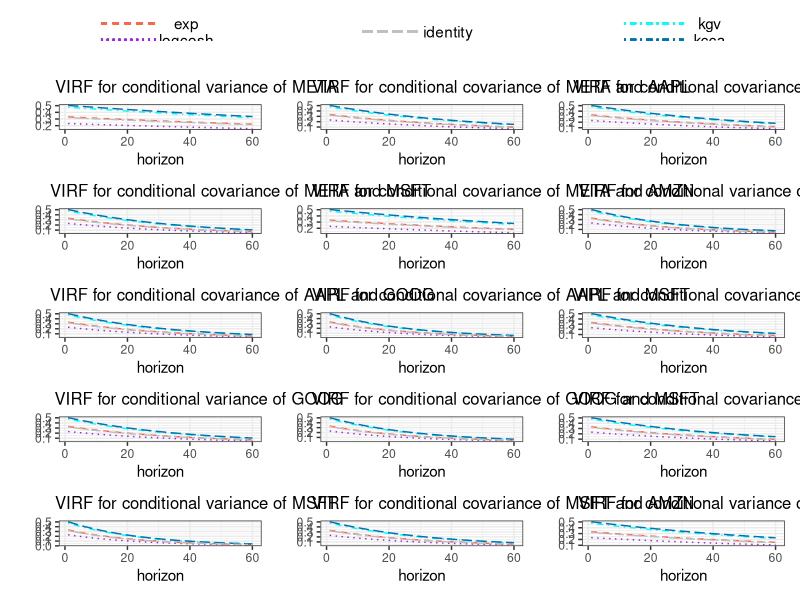
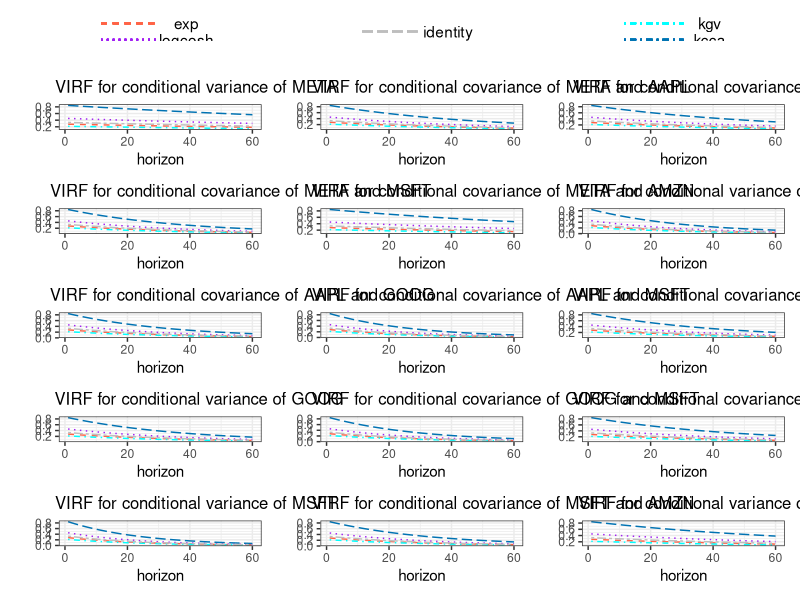

Reproduce these figures in R, in order.
## ---- chunk 1
knitr::opts_chunk$set(echo = FALSE, cache = FALSE, comment = "", include = TRUE, warning = FALSE, message = FALSE, fig.align="center")

setwd("E:/DOCUMENTS/CIVILE/BELGIQUE/MASTER_UCL/LSBA_2021/DATS2M/DATA_SCIENCE/BLOC_2_Bis/LDATS2840_MEMOIRE_DATA_SCIENCE/PROGRAMMING/R_thesis/plotting")

require(knitr)
require(ggplot2)
require(patchwork)
## ---- chunk 2

mydata_virf <- read.csv("mydata_virf.csv", row.names = 1)

thedata <- read.csv("thedata.csv", row.names = 1)

thedataAAPL <- read.csv("thedataAAPL.csv", row.names = 1)

thedataAMZN <- read.csv("thedataAMZN.csv", row.names = 1)

thedataGOOG <- read.csv("thedataGOOG.csv", row.names = 1)

thedataMSFT <- read.csv("thedataMSFT.csv", row.names = 1)


mycolnames <- c("VIRF for conditional variance of META", 
                "VIRF for conditional covariance of META and AAPL",
                "VIRF for conditional covariance of META and GOOG",
                "VIRF for conditional covariance of META and MSFT",
                "VIRF for conditional covariance of META and AMZN",
                "VIRF for conditional variance of AAPL",
                "VIRF for conditional covariance of AAPL and GOOG",
                "VIRF for conditional covariance of AAPL and MSFT",
                "VIRF for conditional covariance of AAPL and AMZN",
                "VIRF for conditional variance of GOOG", 
                "VIRF for conditional covariance of GOOG and MSFT",
                "VIRF for conditional covariance of GOOG and AMZN",
                "VIRF for conditional variance of MSFT",
                "VIRF for conditional covariance of MSFT and AMZN",
                "VIRF for conditional variance of AMZN" )
the_names <- colnames(mydata_virf)


myfunction_virf <- function(data = thedataAAPL, 
                            y_name = "META", 
                            titre = "VIRF for conditional variance of META" ){
  
  y <- c(paste0(y_name, "_exp"), paste0(y_name, "_logcosh"), 
         paste0(y_name, "_kgv"), paste0(y_name, "_kcca"), 
         paste0(y_name, "_identity"))
  
  l1 <- ggplot(data, aes(x = .data[["horizon"]]))+
    geom_line(aes(y = .data[[y[1]]]), colour = "tomato", linetype = 2)+
    geom_line(aes(y = .data[[y[2]]]), colour = "purple", linetype = 3)+
    geom_line(aes(y = .data[[y[3]]]), colour = "cyan", linetype = 4)+
    geom_line(aes(y = .data[[y[4]]]), colour = "#0072B2", linetype = 5)+
    geom_line(aes(y = .data[[y[5]]]), colour = "grey", linetype = 6)+
    labs(title = titre,  y = "", x = "horizon")+
    theme_bw()+
    theme(plot.title = element_text(size = 12, hjust = 0.05))


  l1
  
}

v1 <- myfunction_virf(data = thedataMSFT, y=the_names[1], titre = mycolnames[1])

v2 <- myfunction_virf(data = thedataMSFT, y=the_names[2], titre = mycolnames[2])

v3 <- myfunction_virf(data = thedataMSFT, y=the_names[3], titre = mycolnames[3])

v4 <- myfunction_virf(data = thedataMSFT, y=the_names[4], titre = mycolnames[4])

v5 <- myfunction_virf(data = thedataMSFT, y=the_names[5], titre = mycolnames[5])

v6 <- myfunction_virf(data = thedataMSFT, y=the_names[6], titre = mycolnames[6])

v7 <- myfunction_virf(data = thedataMSFT, y=the_names[7], titre = mycolnames[7])

v8 <- myfunction_virf(data = thedataMSFT, y=the_names[8], titre = mycolnames[8])

v9 <- myfunction_virf(data = thedataMSFT, y=the_names[9], titre = mycolnames[9])

v10 <- myfunction_virf(data = thedataMSFT, y=the_names[10], titre = mycolnames[10])

v11 <- myfunction_virf(data = thedataMSFT, y=the_names[11], titre = mycolnames[11])

v12 <- myfunction_virf(data = thedataMSFT, y=the_names[12], titre = mycolnames[12])

v13 <- myfunction_virf(data = thedataMSFT, y=the_names[13], titre = mycolnames[13])

v14 <- myfunction_virf(data = thedataMSFT, y=the_names[14], titre = mycolnames[14])

v15 <- myfunction_virf(data = thedataMSFT, y=the_names[15], titre = mycolnames[15])








 m1 <- ggplot(thedata, aes(x = "horizon"))+
    geom_segment(x = 0.25, xend = 0.7, y =0.07 , yend =0.07, colour = "tomato", linetype = 2)+
  annotate("text", label = "exp", x = 0.9, y = 0.07)+
    geom_segment(x = 0.25, xend = 0.7, y =0.00 , yend =0, colour = "purple", linetype = 3)+
  annotate("text", label = "logcosh", x = 0.9, y = 0.0)+      
      theme_minimal()+
 xlim(c(0,1.4))+
  ylim(c(0, 0.1))+
  labs(x = "", y = "")+
  theme(axis.text = element_blank(),
        panel.border = element_blank(),
        axis.ticks = element_blank(),
        panel.grid.major.y = element_blank(),
        panel.grid.minor.y = element_blank(),
        panel.grid.major.x = element_blank(),
        panel.grid.minor.x = element_blank())


le <- ggplot(thedata, aes(x = "horizon"))+
    
  theme_minimal()+
    
      geom_segment(x = 0.25, xend = 0.7, y =0.035 , yend =0.035, colour = "grey", linetype = 5)+
  annotate("text", label = "identity", x = 0.9, y = 0.035)+
 xlim(c(0,1.4))+
  ylim(c(0, 0.1))+
  labs(x = "", y = "")+
  theme(axis.text = element_blank(),
        panel.border = element_blank(),
        axis.ticks = element_blank(),
        panel.grid.major.y = element_blank(),
        panel.grid.minor.y = element_blank(),
        panel.grid.major.x = element_blank(),
        panel.grid.minor.x = element_blank())


m2 <- ggplot(thedata, aes(x = "horizon"))+
    
  geom_segment(x = 0.25, xend = 0.7, y =0.07 , yend =0.07, colour = "cyan", linetype = 4)+
  annotate("text", label = "kgv", x = 0.9, y = 0.07)+
  theme_minimal()+
    geom_segment(x = 0.25, xend = 0.7, y =0.00 , yend =0, colour = "#0072B2", linetype = 4)+
  annotate("text", label = "kcca", x = 0.9, y = 0.0)+
 xlim(c(0,1.4))+
  ylim(c(0, 0.1))+
  labs(x = "", y = "")+
  theme(axis.text = element_blank(),
        panel.border = element_blank(),
        axis.ticks = element_blank(),
        panel.grid.major.y = element_blank(),
        panel.grid.minor.y = element_blank(),
        panel.grid.major.x = element_blank(),
        panel.grid.minor.x = element_blank())


  m1 + le + m2 + v1 + v2 + v3 + v4 + v5 + v6 + v7 + v8 + v9 + v10 + v11 + v12 + v13 + v14 + v15 + plot_layout(nrow = 6, ncol = 3)



## ---- chunk 3
thedataMSFT_negative <- read.csv("thedataMSFT_negative.csv", row.names = 1)

l11 <- myfunction_virf(data = thedataMSFT_negative, y=the_names[1], titre = mycolnames[1])

l12 <- myfunction_virf(data = thedataMSFT_negative, y=the_names[2], titre = mycolnames[2])

l13 <- myfunction_virf(data = thedataMSFT_negative, y=the_names[3], titre = mycolnames[3])

l14 <- myfunction_virf(data = thedataMSFT_negative, y=the_names[4], titre = mycolnames[4])

l15 <- myfunction_virf(data = thedataMSFT_negative, y=the_names[5], titre = mycolnames[5])

l16 <- myfunction_virf(data = thedataMSFT_negative, y=the_names[6], titre = mycolnames[6])

l17 <- myfunction_virf(data = thedataMSFT_negative, y=the_names[7], titre = mycolnames[7])

l18 <- myfunction_virf(data = thedataMSFT_negative, y=the_names[8], titre = mycolnames[8])

l19 <- myfunction_virf(data = thedataMSFT_negative, y=the_names[9], titre = mycolnames[9])

l110 <- myfunction_virf(data = thedataMSFT_negative, y=the_names[10], titre = mycolnames[10])

l111 <- myfunction_virf(data = thedataMSFT_negative, y=the_names[11], titre = mycolnames[11])

l112 <- myfunction_virf(data = thedataMSFT_negative, y=the_names[12], titre = mycolnames[12])

l113 <- myfunction_virf(data = thedataMSFT_negative, y=the_names[13], titre = mycolnames[13])

l114 <- myfunction_virf(data = thedataMSFT_negative, y=the_names[14], titre = mycolnames[14])

l115 <- myfunction_virf(data = thedataMSFT_negative, y=the_names[15], titre = mycolnames[15])

m1 + le + m2 + l11 + l12 + l13 + l14 + l15 + l16 + l17 + l18 + l19 + l110 + l111 + l112 + l113 + l114 + l115 + plot_layout(nrow = 6, ncol = 3) 
